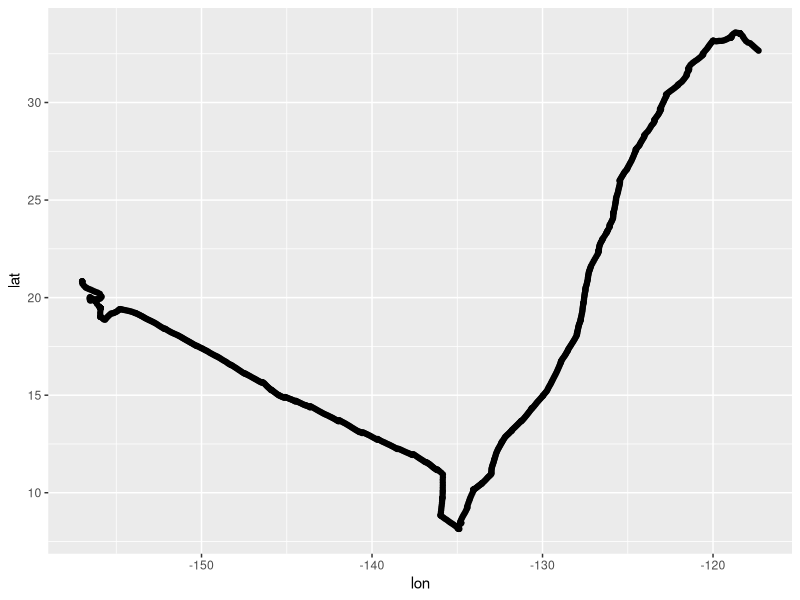
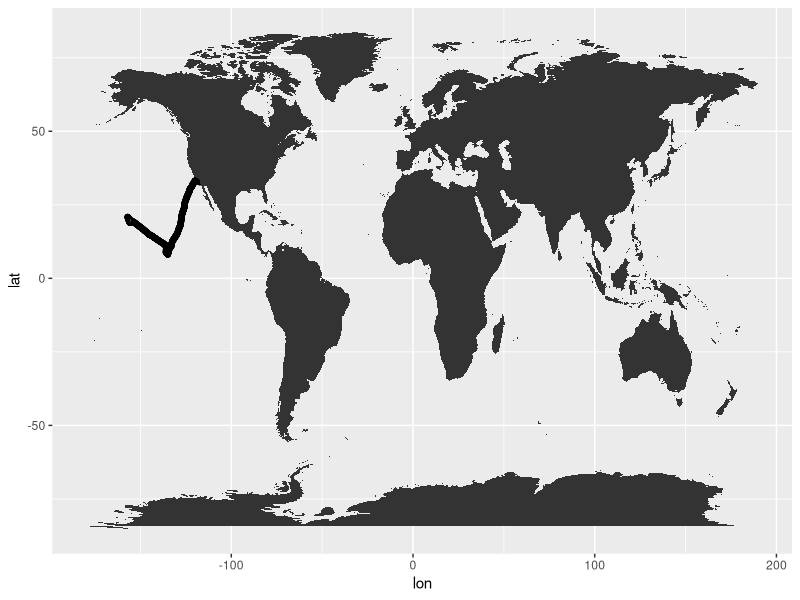
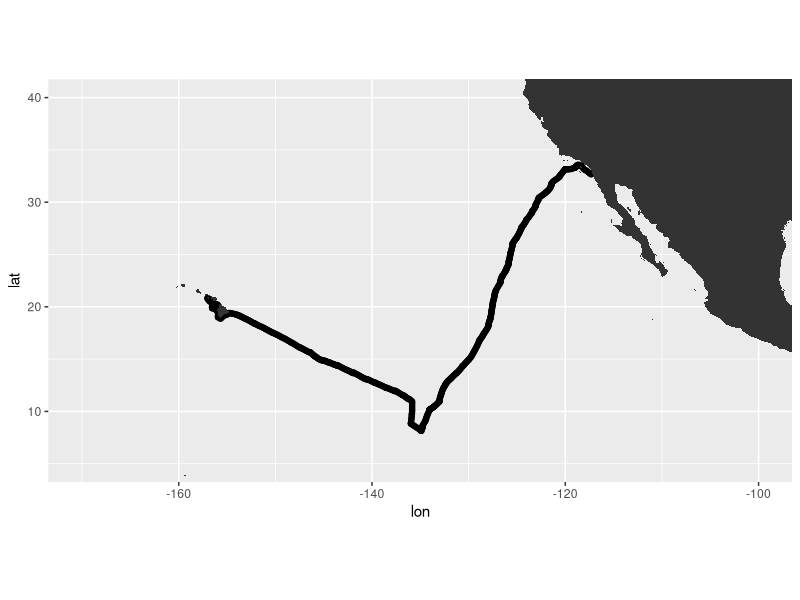
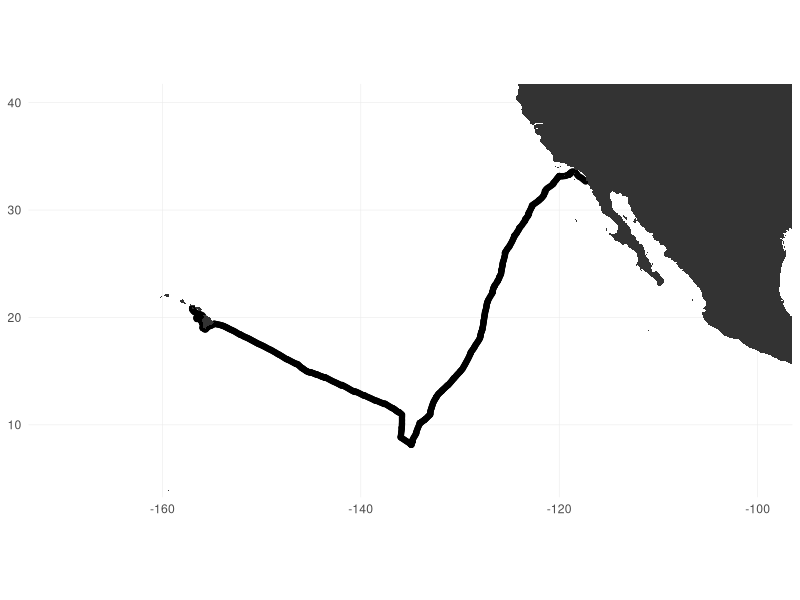
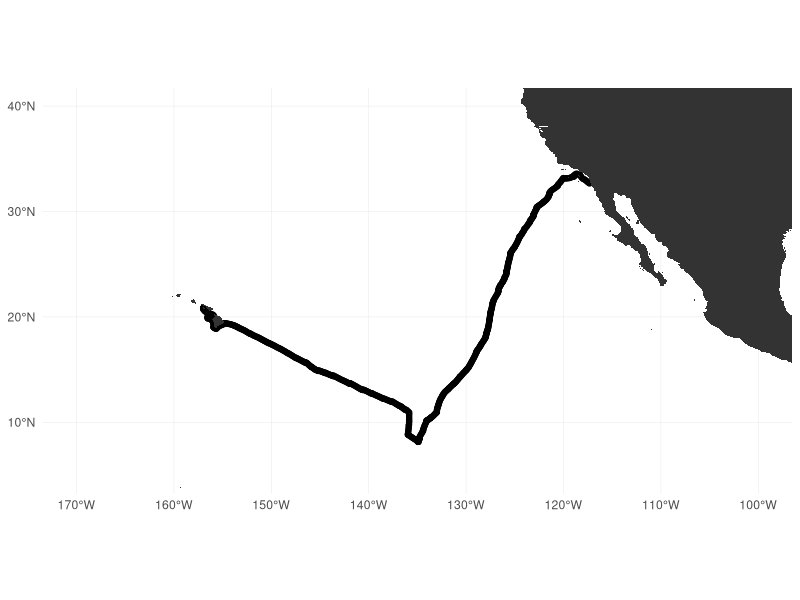
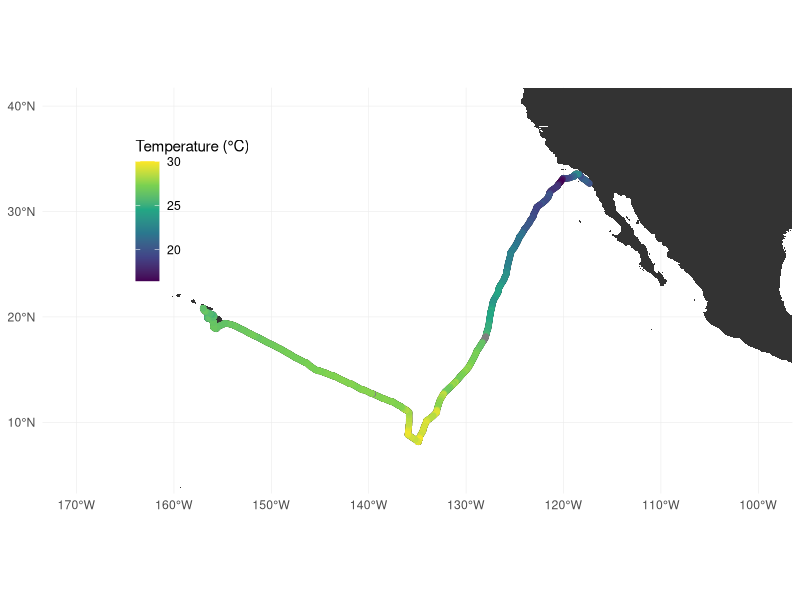

Write R code to recreate these figures, in order.
## ---- chunk 1
library(tidyverse)
df <- read_csv("S225_hourly.csv")
## ---- chunk 2
ggplot(df, aes(lon,lat)) +
  geom_point()
## ---- chunk 3
ggplot(df, aes(lon, lat)) +
  geom_point() +
  geom_polygon(aes(long, lat, group = group), data = map_data("world"))
## ---- chunk 4
base_map <- ggplot(df, aes(lon, lat)) +
  geom_point() +
  geom_polygon(aes(long, lat, group = group), data = map_data("world")) +
  coord_quickmap(xlim = c(-170, -100), ylim = c(5,40))
   
base_map
## ---- chunk 5
base_map <- base_map + 
  theme_minimal() +
  theme(panel.grid.minor = element_blank(),
        panel.grid.major = element_line(size = .2)) +
  labs(x = NULL, y = NULL)

base_map
## ---- chunk 6
seq(1,100,10)
## ---- chunk 7
paste0(1:10,"hello")
## ---- chunk 8
abs(-1)
## ---- chunk 9
# sequence from -170 to -100 in increments of 10
xbreaks <- seq(-170,-100,10)
# combine each of the the absolute values with the °W symbol
xlabels <- paste0(abs(xbreaks), "°W")

# sequence from 10 to 50 in increments of 10
ybreaks <- seq(10, 50, 10)
# combine each of the the absolute values with the °N symbol
ylabels <- paste0(abs(ybreaks), "°N")
## ---- chunk 10
xbreaks
xlabels
ybreaks
ylabels
## ---- chunk 11
base_map <- base_map +
  scale_y_continuous(breaks = ybreaks, labels = ylabels) +
  scale_x_continuous(breaks = xbreaks, labels = xlabels)

base_map
## ---- chunk 12
base_map +
  geom_point(aes(color = temp)) +
  scale_color_viridis_c() +
  labs(color = "Temperature (°C)") +
  theme(legend.position = c(.2,.7))
